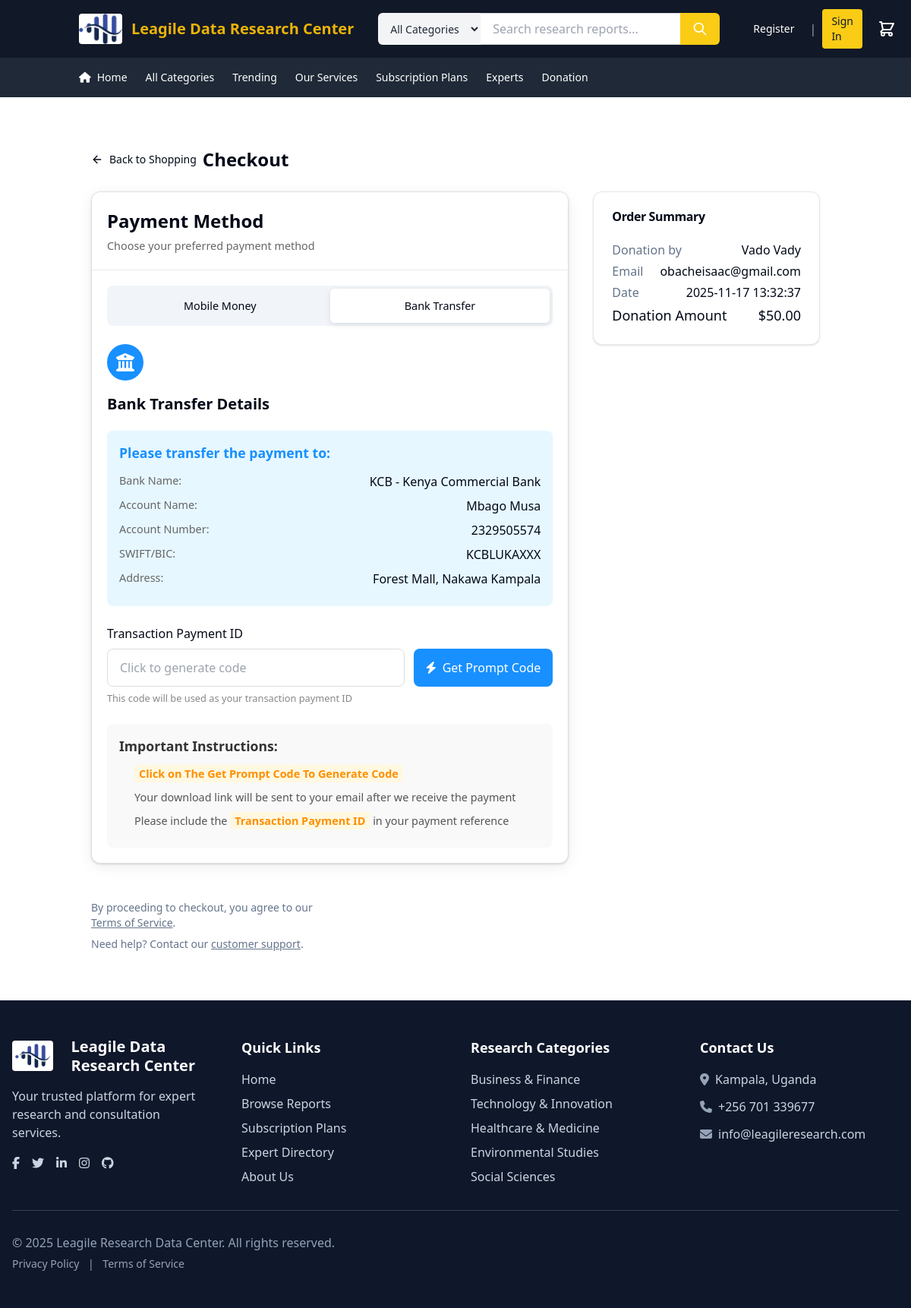
The app's page /checkout.php?donation_id=1293cc16-4673-46b0-9917-8e633554ae07 with its own data.
### tables this page shows
CREATE TABLE IF NOT EXISTS `donations` (
  `id` varchar(36) NOT NULL,
  `donor_name` varchar(255) NOT NULL,
  `donor_email` varchar(255) NOT NULL,
  `donor_phone` varchar(20) DEFAULT NULL,
  `amount` decimal(10,2) NOT NULL,
  `donor_msg` text DEFAULT NULL,
  `status` enum('pending','completed','failed') DEFAULT 'pending',
  `created_at` timestamp NULL DEFAULT current_timestamp(),
  `updated_at` timestamp NULL DEFAULT current_timestamp() ON UPDATE current_timestamp(),
  PRIMARY KEY (`id`)
);

### checkout.php (the view, shortened to what this page needs)
<?php
require __DIR__ . '/bin/page_settings.php';
?>
<!DOCTYPE html>
<html lang="en">
<head>
    <?php include('bin/source_links.php'); ?>
</head>
<body>
<main class="flex-grow">
  <div class="container mx-auto px-4 py-8">
    <div class="container mx-auto px-4 py-8">
  <div class="flex items-center mb-6">
    <a href="cart.php">
      <button class="inline-flex items-center justify-center whitespace-nowrap rounded-md text-sm font-medium transition-colors focus-visible:outline-none focus-visible:ring-1 focus-visible:ring-ring disabled:pointer-events-none disabled:opacity-50 hover:bg-accent hover:text-accent-foreground h-9 p-0 mr-2">
        <svg class="lucide lucide-arrow-left h-4 w-4 mr-2" xmlns="http://www.w3.org/2000/svg" width="24" height="24" fill="none" stroke="currentColor" stroke-width="2" stroke-linecap="round" stroke-linejoin="round" viewBox="0 0 24 24">
          <path d="m12 19-7-7 7-7"></path>
          <path d="M19 12H5"></path>
        </svg>
        Back to Shopping
      </button>
    </a>
    <h1 class="text-2xl font-bold">Checkout</h1>
  </div>
  <div class="grid grid-cols-1 lg:grid-cols-3 gap-8">
    <div class="lg:col-span-2">
       <div class="rounded-xl border bg-card text-card-foreground shadow" id="payment-method-container">
         <div class="card">
            <div class="card-header">
                <h2 class="card-title">Payment Method</h2>
                <p class="card-subtitle">Choose your preferred payment method</p>
            </div>
            <div class="card-body">
                <div class="tabs">
                    <button class="tab-button" data-tab="mobile-money">Mobile Money</button>
                    <button class="tab-button active" data-tab="bank-transfer">Bank Transfer</button>
                </div>
                <div class="tab-content  active" id="bank-transfer">
                    <div class="bank-icon">
                        <i class="fas fa-university"></i>
                    </div>
                    <h3 class="bank-title">Bank Transfer Details</h3>
                    <div class="info-box">
                        <h3 class="info-title">Please transfer the payment to:</h3>
                        <div class="info-item account">
                            <span class="info-label">Bank Name:</span>
                            <span class="info-value">KCB - Kenya Commercial Bank</span>
                        </div>
                        <div class="info-item account" >
                            <span class="info-label">Account Name:</span>
                            <span class="info-value">Mbago Musa</span>
                        </div>
                        <div class="info-item account">
                            <span class="info-label">Account Number:</span>
                            <span class="info-value">2329505574</span>
                        </div>
                        <div class="info-item account">
                            <span class="info-label">SWIFT/BIC:</span>
                            <span class="info-value">KCBLUKAXXX</span>
                        </div>
                        <div class="info-item">
                            <span class="info-label">Address:</span>
                            <span class="info-value">Forest Mall, Nakawa Kampala</span>
                        </div>
                    </div>
                    <div class="code-generator">
                        <label class="code-label">Transaction Payment ID</label>
                        <div class="code-input-group">
                            <input type="text" class="code-input" id="bank-code-input" readonly placeholder="Click to generate code">
                            <button class="generate-btn" id="bank-generate-btn">
                                <i class="fas fa-bolt"></i> <span class="text">Get Prompt Code</span>
                            </button>
                        </div>
                        <p class="code-hint">This code will be used as your transaction payment ID</p>
                    </div>
                    <div class="instructions">
                        <h3 class="instructions-title">Important Instructions:</h3>
                        <ul class="instructions-list">
                             <li><span class="highlight">Click on The Get Prompt Code To Generate Code</span></li>
                            <li>Your download link will be sent to your email after we receive the payment</li>
                            <li>Please include the <span class="highlight">Transaction Payment ID</span> in your payment reference</li>
                        </ul>
                    </div>
                </div>
            </div>
        </div>
      </div>
    </div>
    <div>
      <div class="rounded-xl border bg-card text-card-foreground shadow">
        <div class="flex flex-col space-y-1.5 p-6">
          <h3 class="font-semibold leading-none tracking-tight">Order Summary</h3>
        </div>
        <div id="order-summary" class="p-6 pt-0">
        <?php
        function renderCartItem($conn) {
            $isDonation = isset($_GET['donation_id']);
            $isReport = isset($_GET['report_id']);
            if ($isDonation) {
                $donation_id = $_GET['donation_id'];
                $stmt = $conn->prepare("SELECT donor_name, donor_email, amount, created_at FROM donations WHERE id = :id LIMIT 1");
                $stmt->execute([':id' => $donation_id]);
                $row = $stmt->fetch(PDO::FETCH_ASSOC);
                if ($row) {
                    echo '<div class="space-y-1">';
                    echo '<div class="flex justify-between"><span class="text-muted-foreground">Donation by</span><span>' . htmlspecialchars($row['donor_name']) . '</span></div>';
                    echo '<div class="flex justify-between"><span class="text-muted-foreground">Email</span><span>' . htmlspecialchars($row['donor_email']) . '</span></div>';
                    echo '<div class="flex justify-between"><span class="text-muted-foreground">Date</span><span>' . htmlspecialchars($row['created_at']) . '</span></div>';
                    echo '<div class="flex justify-between font-medium text-lg"><span>Donation Amount</span><span>$' . number_format($row['amount'], 2) . '</span></div>';
                    echo '</div>';
                } else {
                    echo '<div class="text-red-600">Donation not found.</div>';
                }
            } else {
                echo '<div class="text-gray-500">No order found. Please start from the donation or report page.</div>';
            }
        }
        renderCartItem($conn);
        ?>
        </div>
      </div>
      </div>
      <div class="mt-4 text-sm text-muted-foreground">
        <p class="mb-2">
          By proceeding to checkout, you agree to our
          <a class="underline hover:text-primary" href="/terms">Terms of Service</a>.
        </p>
        <p>
          Need help? Contact our
          <a class="underline hover:text-primary" href="/support">customer support</a>.
        </p>
      </div>
    </div>
  </div>
</div>
</main>
</body>
</html>

### bin/style.css (style rules this page uses)
* { margin: 0; padding: 0; box-sizing: border-box; }
body { background-color: #f0f0f0; color: #333; }

### bin/tail.css (style rules this page uses)
html, :host { line-height:1.5; -webkit-text-size-adjust:100%; -moz-tab-size:4; -o-tab-size:4; tab-size:4; font-family:ui-sans-serif,system-ui,sans-serif,"Apple Color Emoji","Segoe UI Emoji",Segoe UI Symbol,"Noto Color Emoji"; font-feature-settings:normal; font-variation-settings:normal; -webkit-tap-highlight-color:transparent }
body { margin:0; line-height:inherit }
h1, h2, h3, h4, h5, h6 { font-size:inherit; font-weight:inherit }
a { color:inherit; text-decoration:inherit }
button, input, optgroup, select, textarea { font-family:inherit; font-feature-settings:inherit; font-variation-settings:inherit; font-size:100%; font-weight:inherit; line-height:inherit; color:inherit; margin:0; padding:0 }
button, select { text-transform:none }
button, [type=button], [type=reset], [type=submit] { -webkit-appearance:button; background-color:transparent; background-image:none }
blockquote, dl, dd, h1, h2, h3, h4, h5, h6, hr, figure, p, pre { margin:0 }
ol, ul, menu { list-style:none; margin:0; padding:0 }
input::placeholder, textarea::placeholder { opacity:1; color:#9ca3af }
button, [role=button] { cursor:pointer }
img, svg, video, canvas, audio, iframe, embed, object { display:block; vertical-align:middle }
:root { --background: 0 0% 100%; --foreground: 222.2 84% 4.9%; --card: 0 0% 100%; --card-foreground: 222.2 84% 4.9%; --popover: 0 0% 100%; --popover-foreground: 222.2 84% 4.9%; --primary: 222.2 47.4% 11.2%; --primary-foreground: 210 40% 98%; --secondary: 210 40% 96.1%; --secondary-foreground: 222.2 47.4% 11.2%; --muted: 210 40% 96.1%; --muted-foreground: 215.4 16.3% 46.9%; --accent: 210 40% 96.1%; --accent-foreground: 222.2 47.4% 11.2%; --destructive: 0 84.2% 60.2%; --destructive-foreground: 210 40% 98%; --border: 214.3 31.8% 91.4%; --input: 214.3 31.8% 91.4%; --ring: 222.2 84% 4.9%; --radius: .5rem }
* { border-color:hsl(var(--border)) }
body { background-color:hsl(var(--background)); color:hsl(var(--foreground)) }
.container { width:100%; margin-right:auto; margin-left:auto; padding-right:2rem; padding-left:2rem }
.mx-auto { margin-left:auto; margin-right:auto }
.mb-2 { margin-bottom:.5rem }
.mb-6 { margin-bottom:1.5rem }
.mr-2 { margin-right:.5rem }
.mt-4 { margin-top:1rem }
.flex { display:flex }
.inline-flex { display:inline-flex }
.grid { display:grid }
.h-4 { height:1rem }
.h-9 { height:2.25rem }
.w-4 { width:1rem }
.flex-grow, .grow { flex-grow:1 }
.grid-cols-1 { grid-template-columns:repeat(1,minmax(0,1fr)) }
.flex-col { flex-direction:column }
.items-center { align-items:center }
.justify-center { justify-content:center }
.justify-between { justify-content:space-between }
.gap-8 { gap:2rem }
.space-y-1>:not([hidden])~:not([hidden]) { --tw-space-y-reverse: 0; margin-top:calc(.25rem * calc(1 - var(--tw-space-y-reverse))); margin-bottom:calc(.25rem * var(--tw-space-y-reverse)) }
.whitespace-nowrap { white-space:nowrap }
.rounded-md { border-radius:calc(var(--radius) - 2px) }
.rounded-xl { border-radius:.75rem }
.border { border-width:1px }
.bg-card { background-color:hsl(var(--card)) }
.p-0 { padding:0 }
.p-6 { padding:1.5rem }
.px-4 { padding-left:1rem; padding-right:1rem }
.py-8 { padding-top:2rem; padding-bottom:2rem }
.pt-0 { padding-top:0 }
.text-2xl { font-size:1.5rem; line-height:2rem }
.text-lg { font-size:1.125rem; line-height:1.75rem }
.text-sm { font-size:.875rem; line-height:1.25rem }
.font-bold { font-weight:700 }
.font-medium { font-weight:500 }
.font-semibold { font-weight:600 }
.leading-none { line-height:1 }
.tracking-tight { letter-spacing:-.025em }
.text-card-foreground { color:hsl(var(--card-foreground)) }
.text-muted-foreground { color:hsl(var(--muted-foreground)) }
.underline { text-decoration-line:underline }
.shadow { --tw-shadow: 0 1px 3px 0 rgb(0 0 0 / .1), 0 1px 2px -1px rgb(0 0 0 / .1); --tw-shadow-colored: 0 1px 3px 0 var(--tw-shadow-color), 0 1px 2px -1px var(--tw-shadow-color); box-shadow:var(--tw-ring-offset-shadow, 0 0 #0000),var(--tw-ring-shadow, 0 0 #0000),var(--tw-shadow) }
.transition-colors { transition-property:color,background-color,border-color,text-decoration-color,fill,stroke; transition-timing-function:cubic-bezier(.4,0,.2,1); transition-duration:.15s }
@media (min-width: 1024px) { .lg\:col-span-2 { grid-column:span 2 / span 2 } }
@media (min-width: 1024px) { .lg\:grid-cols-3 { grid-template-columns:repeat(3,minmax(0,1fr)) } }

### records on screen
donations: donor_name "Vado Vady", donor_email "obacheisaac@gmail.com", created_at "2025-11-17 13:32:37", amount "50.00"
